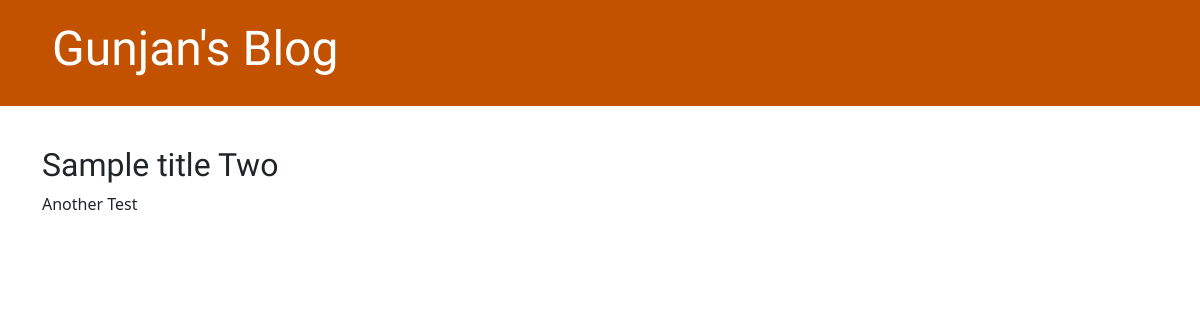
Before: /post/2/ with the older database file.
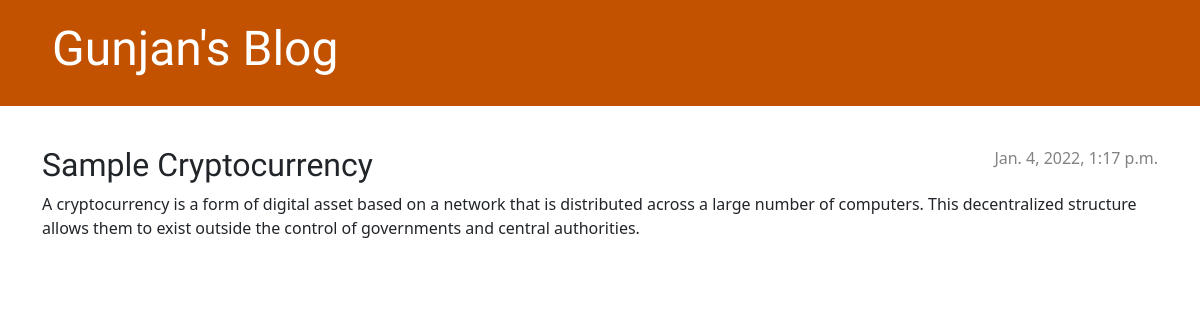
After: the same page with the newer database file.
### blog/models.py (models this page shows, shortened)
class PostBlog(models.Model):
    author = models.ForeignKey(settings.AUTH_USER_MODEL, on_delete=models.CASCADE)
    title = models.CharField(max_length=200)
    text = models.TextField()
    created_date = models.DateTimeField(default=timezone.now)
    published_date = models.DateTimeField(blank=True, null=True)

### blog/views.py (the view)
# urls.py: path('post/<int:pk>/', views.post_detail, name='post_detail'),
def post_detail(request,pk):
    post = get_object_or_404(PostBlog, pk=pk)
    return render(request, 'blog/post_detail.html', {'post': post})

### blog/templates/blog/post_detail.html (shortened to what this page needs)
{% extends 'blog/base.html' %}
{% block content %}
    <article class="post">
        {% if post.published_date %}
            <time class="date">
                {{ post.published_date }}
            </time>
        {% endif %}
        <h2>{{ post.title }}</h2>
        <p>{{ post.text|linebreaksbr }}</p>
    </article>
{% endblock %}

Changed rows visible on the page:
changed PostBlog: published_date (not shown) → "Jan. 4, 2022, 1:17 p.m."; title "Sample title Two" → "Sample Cryptocurrency"; text "Another Test" → "A cryptocurrency is a form of digital asset based on a network that is distributed across a large number of computers. This decentralized structure allows them to exist outside the control of governments and central authorities."
